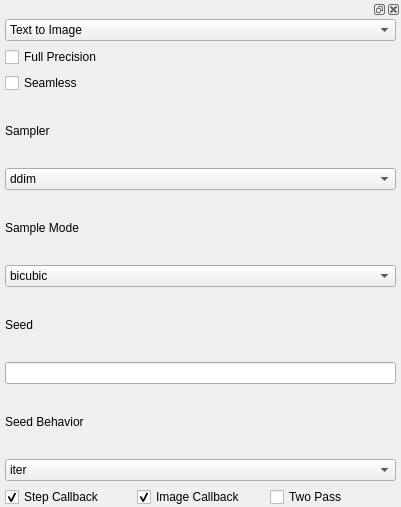
<?xml version="1.0" encoding="UTF-8"?>
<ui version="4.0">
 <class>Sampler</class>
 <widget class="QWidget" name="Sampler">
  <property name="geometry">
   <rect>
    <x>0</x>
    <y>0</y>
    <width>401</width>
    <height>507</height>
   </rect>
  </property>
  <property name="windowTitle">
   <string>Sampler</string>
  </property>
  <layout class="QVBoxLayout" name="verticalLayout">
   <property name="spacing">
    <number>0</number>
   </property>
   <property name="leftMargin">
    <number>0</number>
   </property>
   <property name="topMargin">
    <number>0</number>
   </property>
   <property name="rightMargin">
    <number>0</number>
   </property>
   <property name="bottomMargin">
    <number>0</number>
   </property>
   <item>
    <widget class="QDockWidget" name="dockWidget">
     <widget class="QWidget" name="dockWidgetContents">
      <layout class="QVBoxLayout" name="verticalLayout_2">
       <property name="leftMargin">
        <number>5</number>
       </property>
       <property name="topMargin">
        <number>0</number>
       </property>
       <property name="rightMargin">
        <number>5</number>
       </property>
       <property name="bottomMargin">
        <number>0</number>
       </property>
       <item>
        <widget class="QComboBox" name="comboBox_4">
         <item>
          <property name="text">
           <string>Text to Image</string>
          </property>
         </item>
         <item>
          <property name="text">
           <string>Text to Video</string>
          </property>
         </item>
         <item>
          <property name="text">
           <string>Image to Image</string>
          </property>
         </item>
         <item>
          <property name="text">
           <string>Video to Video</string>
          </property>
         </item>
        </widget>
       </item>
       <item>
        <widget class="QCheckBox" name="fullPrecision">
         <property name="text">
          <string>Full Precision</string>
         </property>
        </widget>
       </item>
       <item>
        <widget class="QCheckBox" name="seamless">
         <property name="text">
          <string>Seamless</string>
         </property>
        </widget>
       </item>
       <item>
        <widget class="QLabel" name="label_3">
         <property name="text">
          <string>Sampler</string>
         </property>
        </widget>
       </item>
       <item>
        <widget class="QComboBox" name="comboBox">
         <item>
          <property name="text">
           <string>ddim</string>
          </property>
         </item>
         <item>
          <property name="text">
           <string>plms</string>
          </property>
         </item>
         <item>
          <property name="text">
           <string>k_lms</string>
          </property>
         </item>
         <item>
          <property name="text">
           <string>k_dpm_2</string>
          </property>
         </item>
         <item>
          <property name="text">
           <string>k_dpm_2_a</string>
          </property>
         </item>
         <item>
          <property name="text">
           <string>k_heun</string>
          </property>
         </item>
         <item>
          <property name="text">
           <string>k_euler</string>
          </property>
         </item>
         <item>
          <property name="text">
           <string>k_euler_a</string>
          </property>
         </item>
        </widget>
       </item>
       <item>
        <widget class="QLabel" name="label_4">
         <property name="text">
          <string>Sample Mode</string>
         </property>
        </widget>
       </item>
       <item>
        <widget class="QComboBox" name="comboBox_2">
         <item>
          <property name="text">
           <string>bicubic</string>
          </property>
         </item>
         <item>
          <property name="text">
           <string>bilinear</string>
          </property>
         </item>
         <item>
          <property name="text">
           <string>nearest</string>
          </property>
         </item>
        </widget>
       </item>
       <item>
        <widget class="QLabel" name="label_5">
         <property name="text">
          <string>Seed</string>
         </property>
        </widget>
       </item>
       <item>
        <widget class="QLineEdit" name="seedEdit"/>
       </item>
       <item>
        <widget class="QLabel" name="label_6">
         <property name="text">
          <string>Seed Behavior</string>
         </property>
        </widget>
       </item>
       <item>
        <widget class="QComboBox" name="comboBox_3">
         <item>
          <property name="text">
           <string>iter</string>
          </property>
         </item>
         <item>
          <property name="text">
           <string>fixed</string>
          </property>
         </item>
         <item>
          <property name="text">
           <string>random</string>
          </property>
         </item>
        </widget>
       </item>
       <item>
        <layout class="QGridLayout" name="gridLayout">
         <item row="0" column="1">
          <widget class="QCheckBox" name="image_cb">
           <property name="enabled">
            <bool>true</bool>
           </property>
           <property name="text">
            <string>Image Callback</string>
           </property>
           <property name="checked">
            <bool>true</bool>
           </property>
          </widget>
         </item>
         <item row="0" column="0">
          <widget class="QCheckBox" name="step_cb">
           <property name="text">
            <string>Step Callback</string>
           </property>
           <property name="checked">
            <bool>true</bool>
           </property>
          </widget>
         </item>
         <item row="0" column="2">
          <widget class="QCheckBox" name="twoPass">
           <property name="text">
            <string>Two Pass</string>
           </property>
          </widget>
         </item>
        </layout>
       </item>
      </layout>
     </widget>
    </widget>
   </item>
  </layout>
 </widget>
 <resources/>
 <connections/>
</ui>
